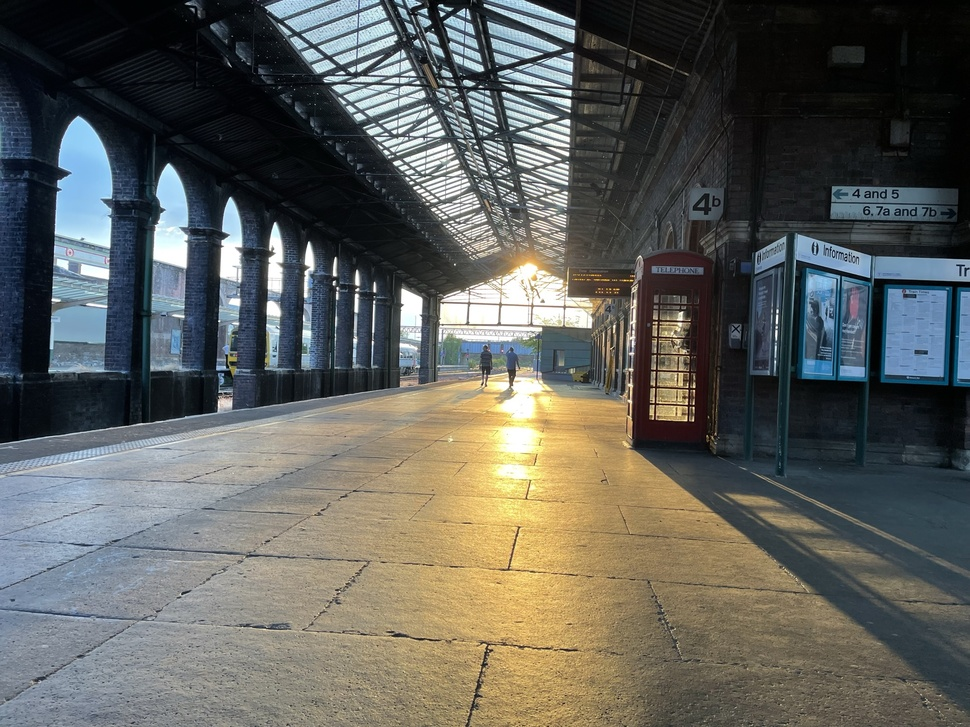
#> input picture ChesterStation.jpg, 970 x 727 px, shrunk from 2048 x 1536 before the run
$ python P10_ReadingImage.py
#> lines starting #> are read from the running program, lines starting #| are printed output that depends on the picture
import cv2
import numpy as np
imgorigin = cv2.imread('ChesterStation.jpg', cv2.IMREAD_UNCHANGED)
#> imgorigin is the input picture: shape (727, 970, 3); mean B, G, R 91.2, 96.1, 94.8
imgcolour = cv2.imread('ChesterStation.jpg', cv2.IMREAD_COLOR)
imggray=cv2.imread('ChesterStation.jpg',cv2.IMREAD_GRAYSCALE)
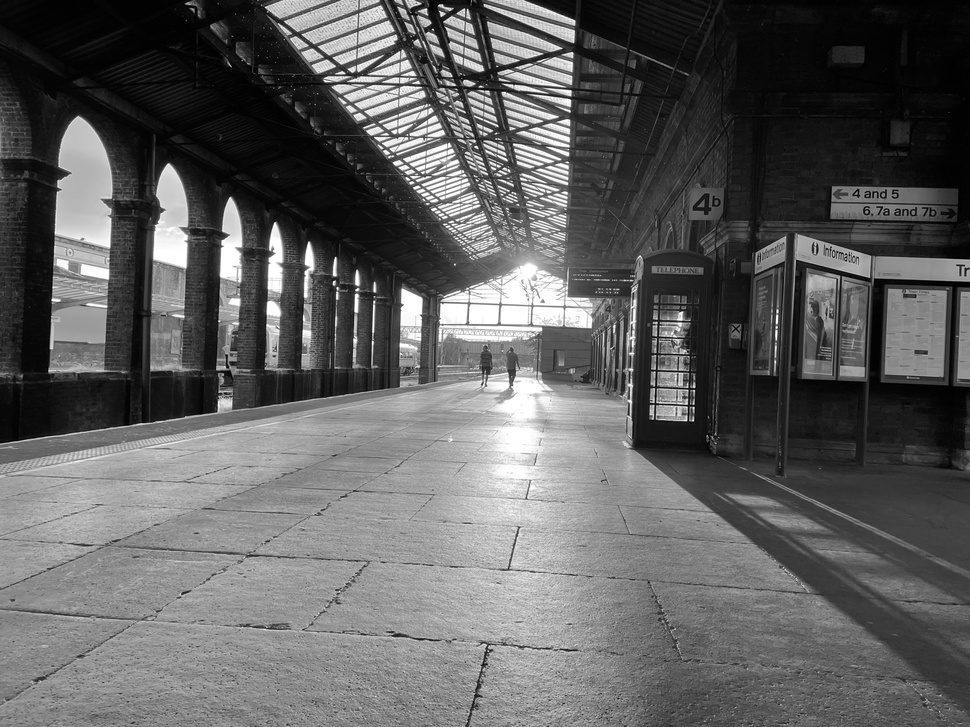
#> imggray: shape (727, 970); min 0, max 255, mean 95.1

print("Shape of the origin image is ", imgorigin.shape)
#| Shape of the origin image is  (727, 970, 3)
print("Shape of the colour image is ", imgcolour.shape)
#| Shape of the colour image is  (727, 970, 3)
print("Shape of the gray image is ", imggray.shape)
#| Shape of the gray image is  (727, 970)

print("cv2.imread gives numpy array "+str(type(imgorigin)))
#| cv2.imread gives numpy array <class 'numpy.ndarray'>
